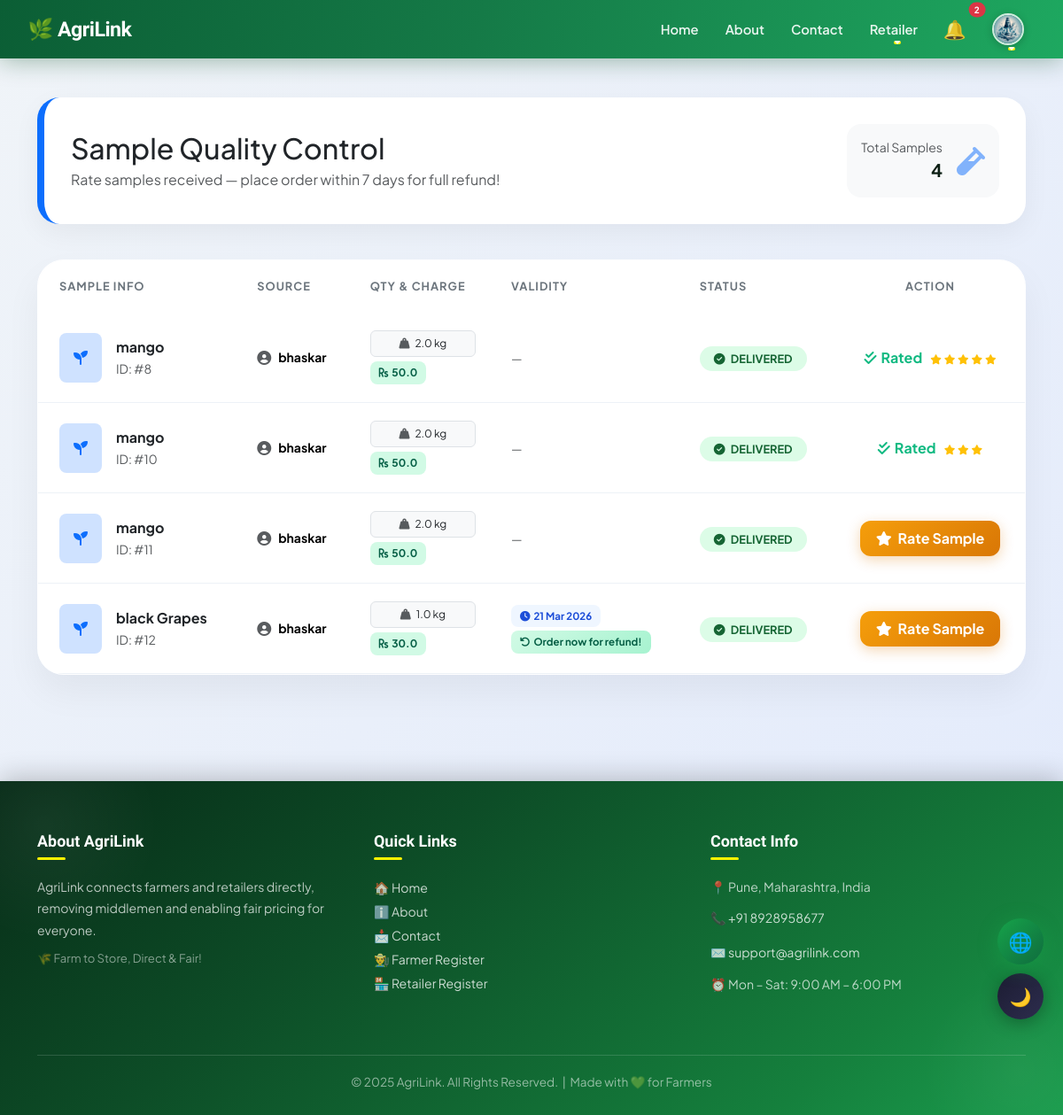
Screenshot of /retailer/samples/ (signed in) with the database file from the repository.
### projectapp/models.py (models this page shows, shortened)
class SampleRequest(models.Model):
    STATUS_CHOICES = [
        ('pending', 'Pending'),
        ('approved', 'Approved'),
        ('rejected', 'Rejected'),
        ('picked', 'Picked'),
        ('delivered', 'Delivered'),
        ('expired', 'Expired'),
    ]
    QUANTITY_CHOICES = [
        (1, '1 kg'),
        (2, '2 kg'),
        (5, '5 kg'),
    ]
    product = models.ForeignKey('Product', on_delete=models.CASCADE)
    farmer = models.ForeignKey('Farmer', on_delete=models.CASCADE)
    retailer = models.ForeignKey('Retailer', on_delete=models.CASCADE)
    driver = models.ForeignKey('Driver', on_delete=models.SET_NULL, null=True, blank=True)
    quantity = models.FloatField(default=2, choices=[(1.0,'1 kg'),(2.0,'2 kg'),(5.0,'5 kg')])
    status = models.CharField(max_length=20, choices=STATUS_CHOICES, default='pending')
    sample_charge = models.FloatField(default=50.0)
    charge_paid = models.BooleanField(default=False)
    charge_refunded = models.BooleanField(default=False)
    expiry_date = models.DateTimeField(null=True, blank=True)
    rating = models.IntegerField(null=True, blank=True)
    review = models.TextField(null=True, blank=True)
    created_at = models.DateTimeField(auto_now_add=True)
    delivered_at = models.DateTimeField(null=True, blank=True)
    def is_expired(self):
        from django.utils import timezone
        if self.expiry_date and timezone.now() > self.expiry_date:
            return True
        return False

class Product(models.Model):
    product = models.CharField(max_length=100)
    description = models.TextField()
    created_at = models.DateTimeField(default=timezone.now)
    price = models.FloatField()
    latitude = models.FloatField(null=True, blank=True)  # 🆕
    longitude = models.FloatField(null=True, blank=True)  # 🆕
    quantity = models.IntegerField()
    location = models.CharField(max_length=50)
    image = models.ImageField(upload_to='product_images/', blank=True, null=True)
    farmer = models.ForeignKey('Farmer', on_delete=models.CASCADE, related_name='products')

class Farmer(models.Model):
    name = models.CharField(max_length=100)
    email = models.EmailField()
    password = models.CharField(max_length=100)
    contact = models.CharField(max_length=20)
    address = models.TextField()
    gender = models.CharField(max_length=10)
    first_login = models.BooleanField(default=True)
    profile_image = models.ImageField(upload_to='profiles/', default='profiles/default.jpg')
    bank_account_number = models.CharField(max_length=20, blank=True, null=True)
    ifsc_code = models.CharField(max_length=15, blank=True, null=True)

### projectapp/views.py (the view)
# urls.py: path('retailer/samples/', views.retailer_samples, name='retailer_samples'),
def retailer_samples(request):
    if request.session.get('user_type') != 'retailer':
        return redirect('retailer_login')
    retailer_id = request.session.get('id')
    retailer = Retailer.objects.get(id=retailer_id)
    samples = SampleRequest.objects.filter(
        retailer=retailer,
        status='delivered'
    )
    return render(request, "retailer_samples.html", {"samples": samples})

### projectapp/context_processors.py (called while the page is built)
def navbar_notifications(request):
    user_type = request.session.get('user_type')
    name = request.session.get('name')
    notes = []
    if user_type == "farmer" and name:
        notes = Notification.objects.filter(receiver_farmer__name=name, is_read=False).order_by('-timestamp')
    elif user_type == "retailer" and name:
        notes = Notification.objects.filter(receiver_retailer__name=name, is_read=False).order_by('-timestamp')
    elif user_type == "driver" and name:
        notes = Notification.objects.filter(receiver_driver__name=name, is_read=False).order_by('-timestamp')
    return {'navbar_notes': notes, 'user_type': user_type}

### projectapp/templates/retailer_samples.html (shortened to what this page needs)
{% extends 'master.html' %}
{% block body %}
<link rel="stylesheet" href="https://cdnjs.cloudflare.com/ajax/libs/animate.css/4.1.1/animate.min.css"/>
<div class="container dashboard-wrapper">
    <div class="page-header animate__animated animate__fadeInDown">
        <div class="row align-items-center">
            <div class="col-md-6">
                <h2 class="fw-800 mb-1 text-dark">Sample Quality Control</h2>
                <p class="text-muted mb-0">Rate samples received — place order within 7 days for full refund!</p>
            </div>
            <div class="col-md-6 text-md-end mt-3 mt-md-0">
                <div class="d-inline-flex align-items-center bg-light p-3 rounded-4">
                    <div class="me-3 text-end">
                        <small class="text-muted d-block">Total Samples</small>
                        <span class="fw-bold fs-5">{{ samples|length }}</span>
                    </div>
                    <i class="fas fa-vial fa-2x text-primary opacity-50"></i>
                </div>
            </div>
        </div>
    </div>
    <div class="glass-card animate__animated animate__fadeInUp">
        <div class="table-responsive">
            <table class="table custom-table mb-0">
                <thead>
                    <tr>
                        <th class="ps-4">Sample Info</th>
                        <th>Source</th>
                        <th>Qty & Charge</th>
                        <th>Validity</th>
                        <th>Status</th>
                        <th class="text-center">Action</th>
                    </tr>
                </thead>
                <tbody>
                    {% for s in samples %}
                    <tr>
                        <td class="ps-4">
                            <div class="d-flex align-items-center">
                                <div class="bg-primary-subtle p-3 rounded-3 me-3 text-primary">
                                    <i class="fas fa-seedling"></i>
                                </div>
                                <div>
                                    <span class="fw-bold d-block text-dark">{{ s.product.product }}</span>
                                    <small class="text-muted">ID: #{{ s.id }}</small>
                                </div>
                            </div>
                        </td>
                        <td>
                            <div class="d-flex align-items-center">
                                <i class="fas fa-user-circle text-muted me-2"></i>
                                <span class="small fw-bold">{{ s.farmer.name }}</span>
                            </div>
                        </td>
                        <td>
                            <span class="badge bg-light text-dark border fw-normal p-2 d-block mb-1">
                                <i class="fas fa-weight-hanging me-1 text-muted"></i>
                                {{ s.quantity }} kg
                            </span>
                            <span class="charge-tag">
                                <i class="fas fa-rupee-sign"></i>
                                {% if s.sample_charge %}{{ s.sample_charge }}{% else %}50{% endif %}
                            </span>
                        </td>
                        <td>
                            {% if s.expiry_date %}
                                {% if s.is_expired %}
                                    <span class="expiry-tag expiry-expired">
                                        <i class="fas fa-times-circle"></i> Expired
                                    </span>
                                {% else %}
                                    <span class="expiry-tag expiry-ok">
                                        <i class="fas fa-clock"></i>
                                        {{ s.expiry_date|date:"d M Y" }}
                                    </span>
                                    {% if s.status == 'delivered' and not s.charge_refunded %}
                                        <br>
                                        <span class="refund-badge mt-1">
                                            <i class="fas fa-undo"></i> Order now for refund!
                                        </span>
                                    {% endif %}
                                {% endif %}
                            {% else %}
                                <span class="text-muted small">—</span>
                            {% endif %}
                        </td>
                        <td>
                            <span class="status-pill
                                {% if s.status == 'delivered' %}status-delivered
                                {% elif s.status == 'picked' %}status-transit
                                {% elif s.status == 'expired' %}status-expired
                                {% else %}status-pending{% endif %}">
                                <i class="fas
                                    {% if s.status == 'delivered' %}fa-check-circle
                                    {% elif s.status == 'picked' %}fa-truck
                                    {% elif s.status == 'expired' %}fa-times-circle
                                    {% else %}fa-hourglass-half{% endif %} me-1"></i>
                                {{ s.status|upper }}
                            </span>
                        </td>
                        <td class="text-center">
                            {% if s.status == "delivered" and not s.rating %}
                                <a href="{% url 'rate_sample' s.id %}"
                                   class="btn-rate-now animate__animated animate__pulse animate__infinite">
                                    <i class="fas fa-star me-1"></i> Rate Sample
                                </a>
                            {% elif s.rating %}
                                <div class="rated-check">
                                    <i class="fas fa-check-double"></i> Rated
                                    <span class="ms-1">
                                        {% for i in "12345" %}
                                            {% if forloop.counter <= s.rating %}
                                                <i class="fas fa-star text-warning" style="font-size:0.7rem;"></i>
                                            {% endif %}
                                        {% endfor %}
                                    </span>
                                </div>
                            {% elif s.status == 'expired' %}
                                <span class="text-danger small fw-bold">
                                    <i class="fas fa-times me-1"></i> Expired
                                </span>
                            {% else %}
                                <span class="text-muted small">
                                    <i class="fas fa-lock ms-1"></i> Pending Delivery
                                </span>
                            {% endif %}
                        </td>
                    </tr>
                    {% endfor %}
                </tbody>
            </table>
        </div>
    </div>
</div>
{% endblock %}

### projectapp/templates/master.html (style rules this page uses)
:root { --g50: #f0fdf4; --g100: #dcfce7; --g200: #bbf7d0; --g400: #4ade80; --g500: #22c55e; --g600: #16a34a; --g700: #15803d; --g800: #166534; --g900: #14532d; --bg: #ffffff; --bg2: #f0fdf4; --bg3: #ffffff; --txt: #0d1f14; --txt2: #3d6650; --txt3: #6b8070; --bdr: #d1fae5; --inp: #f8fffc; --sh1: 0 1px 4px rgba(10,40,20,.07); --sh2: 0 4px 18px rgba(10,40,20,.11); --sh3: 0 14px 44px rgba(10,40,20,.15); --stripe: #f0fdf4; }
*, *::before, *::after { box-sizing: border-box; }
html { scroll-behavior: smooth; }
body { font-family: 'Plus Jakarta Sans', sans-serif; background: var(--bg); color: var(--txt); transition: background .35s, color .35s; overflow-x: hidden; top: 0 !important; margin: 0; padding: 0; }

### projectapp/templates/retailer_samples.html (style rules this page uses)
:root { --retail-blue: #0d6efd; --glass-bg: rgba(255, 255, 255, 0.9); }
body { background: linear-gradient(135deg, #f0f4f8 0%, #e2eafc 100%); min-height: 100vh; }
.dashboard-wrapper { margin-top: 110px; padding-bottom: 60px; }
.page-header { background: white; border-radius: 25px; padding: 30px; box-shadow: 0 10px 30px rgba(0,0,0,0.05); margin-bottom: 40px; border-left: 8px solid var(--retail-blue); }
.glass-card { background: var(--glass-bg); backdrop-filter: blur(10px); border-radius: 30px; border: 1px solid rgba(255,255,255,0.3); box-shadow: 0 20px 40px rgba(0,0,0,0.05); overflow: hidden; }
.custom-table thead { background: #f8f9fa; }
.custom-table thead th { padding: 20px; font-size: 0.8rem; text-transform: uppercase; letter-spacing: 1px; color: #6c757d; border: none; }
.custom-table tbody td { padding: 20px; vertical-align: middle; border-bottom: 1px solid #edf2f7; transition: 0.3s; }
.status-pill { padding: 6px 16px; border-radius: 50px; font-size: 0.8rem; font-weight: 700; }
.status-delivered { background: #dcfce7; color: #166534; }
.btn-rate-now { background: linear-gradient(135deg, #f59e0b, #d97706); color: white; border: none; border-radius: 12px; padding: 8px 18px; font-weight: 700; box-shadow: 0 4px 15px rgba(217,119,6,0.3); transition: 0.3s; text-decoration: none; display: inline-block; }
.rated-check { color: #10b981; font-weight: 700; display: flex; align-items: center; justify-content: center; gap: 5px; }
.charge-tag { background: #d1fae5; color: #065f46; border-radius: 8px; padding: 4px 10px; font-size: 0.75rem; font-weight: 700; display: inline-flex; align-items: center; gap: 4px; }
.expiry-tag { border-radius: 8px; padding: 4px 10px; font-size: 0.72rem; font-weight: 700; display: inline-flex; align-items: center; gap: 4px; }
.expiry-ok { background: #eff6ff; color: #1d4ed8; }
.refund-badge { background: linear-gradient(135deg, #d1fae5, #a7f3d0); color: #065f46; border-radius: 8px; padding: 4px 10px; font-size: 0.72rem; font-weight: 700; display: inline-flex; align-items: center; gap: 4px; }

### rows the page displays
SampleRequest: product.product "mango", id "8", farmer.name "bhaskar", quantity "2.0", sample_charge "50.0", status "DELIVERED", rating "Rated"
SampleRequest: product.product "mango", id "10", farmer.name "bhaskar", quantity "2.0", sample_charge "50.0", status "DELIVERED", rating "Rated"
SampleRequest: product.product "mango", id "11", farmer.name "bhaskar", quantity "2.0", sample_charge "50.0", status "DELIVERED", shows "Rate Sample"
SampleRequest: product.product "black Grapes", id "12", farmer.name "bhaskar", quantity "1.0", sample_charge "30.0", expiry_date "21 Mar 2026", charge_refunded False (drawn), status "DELIVERED", shows "Rate Sample"

### other values shown
{{ navbar_notes|length }} "2"
{{ samples|length }} "4"
